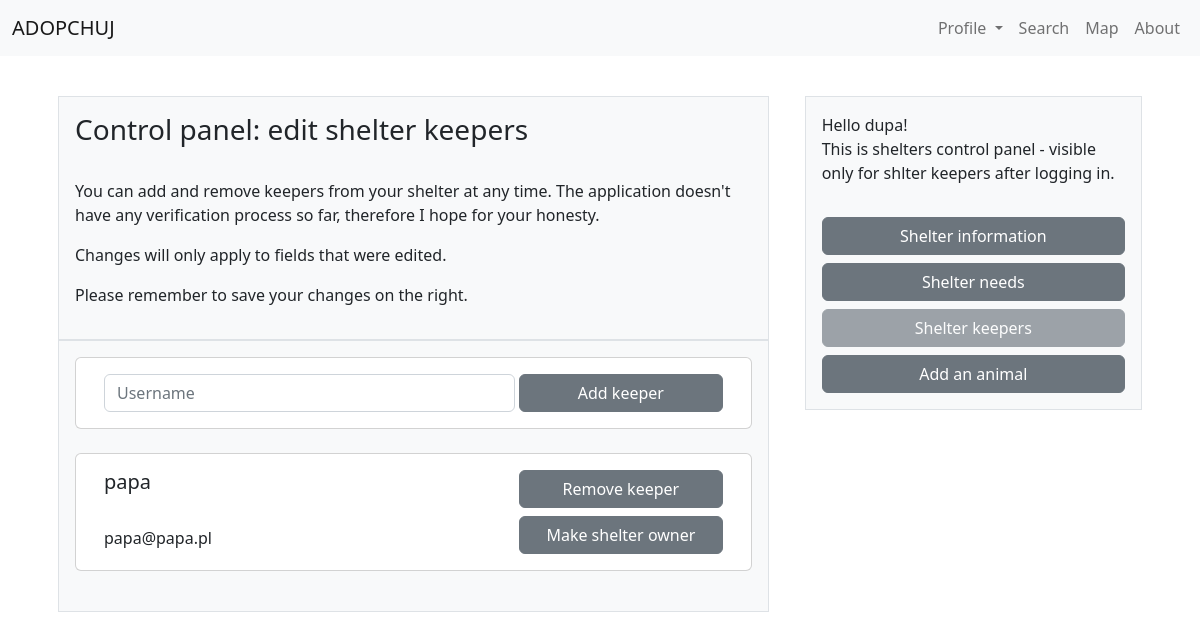
/shelterkeepers/6 (signed in), run on an earlier commit of the app's database.
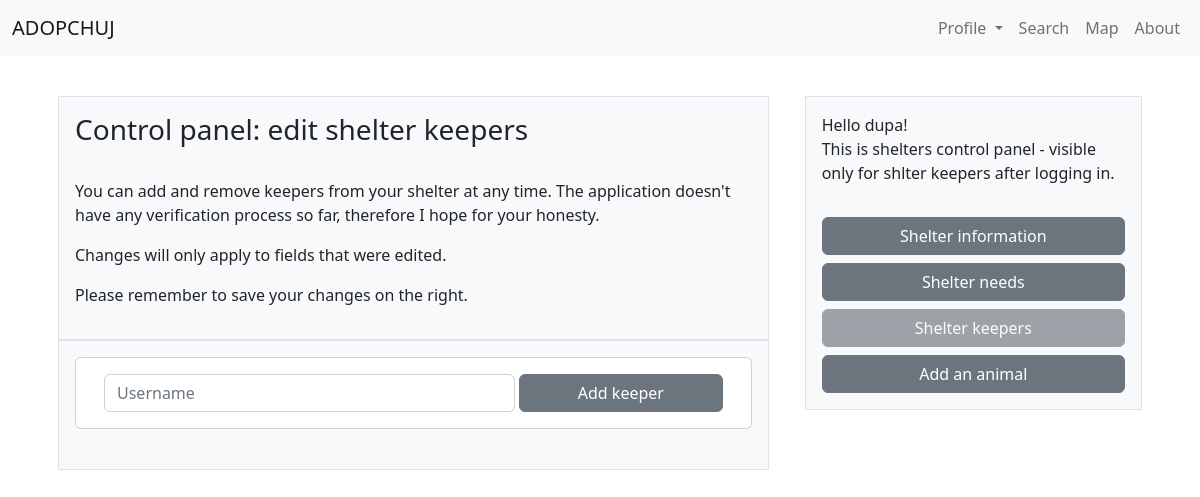
And on a later commit of the database.
### tables this page shows
CREATE TABLE keepers (
    username TEXT NOT NULL,
    shelter_id INTEGER NOT NULL,
    owner INTEGER DEFAULT "0" NOT NULL,
    FOREIGN KEY (username) REFERENCES users(username),
    FOREIGN KEY (shelter_id) REFERENCES shelters(id)
);

CREATE TABLE users (
    username TEXT PRIMARY KEY NOT NULL,
    con_email TEXT NOT NULL,
    password TEXT NOT NULL,
    name TEXT,
    surname TEXT,
    phone TEXT
);

### app.py (the view, shortened to what this page needs)
@app.route("/shelterkeepers/<shelter_id>", methods = ['GET', 'POST'])
@login_required
@keeper_required
def shelter_keepers_edit(shelter_id):
    shelter_info = get_shelter_info(shelter_id)
    keeper = session['user']
    db = {3: 'disabled'}
    shelter_keepers = get_keepers_info(shelter_id)
    return render_template("shelterkeepers.html", login = login_check(), keeper=keeper, shelter_info=shelter_info, db=db, shelter_keepers = shelter_keepers)

### helpers.py (called while the page is built)
def dict_factory(cursor, row):
    fields = [column[0] for column in cursor.description]
    return {key: value for key, value in zip(fields, row)}

def login_required(f):
    @wraps(f)
    def decorated_function(*args, **kwargs):
        if session.get("user") is None:
            return redirect("/login")
        return f(*args, **kwargs)
    return decorated_function

def keeper_required(f):
    @wraps(f)
    def decorated_function(*args, **kwargs):
        if shelter_check() == False:
            return redirect("/yourshelter")
        return f(*args, **kwargs)
    return decorated_function

def login_check():
    if "user" in session:
        return True
    else:
        return False

def shelter_check():
    con = sqlite3.connect("database.db")
    con.row_factory = dict_factory
    cur = con.cursor()
    try:
        cur.execute("SELECT * FROM keepers WHERE username = ?", (session['user'],))
        shelter_id = cur.fetchone()['shelter_id']
        con.close()
        return shelter_id
    except TypeError:
        con.close()
        return False
    except KeyError:
        con.close()
        return False

def get_shelter_info(shelter_id):
    con = sqlite3.connect("database.db")
    con.row_factory = dict_factory
    cur = con.cursor()
    cur.execute("SELECT * FROM shelters WHERE id = ?", (shelter_id,))
    shelter_info = cur.fetchone()
    con.close()
    return shelter_info

def get_shelter_keepers(shelter_id):
    con = sqlite3.connect("database.db")
    con.row_factory = dict_factory
    cur = con.cursor()
    cur.execute("SELECT username FROM keepers WHERE shelter_id = ?", (shelter_id,))
    shelter_keepers = cur.fetchall()
    con.close()
    return shelter_keepers

def get_profile_info(username):
    con = sqlite3.connect("database.db")
    con.row_factory = dict_factory
    cur = con.cursor()
    cur.execute("SELECT username, con_email, name, surname, phone FROM users WHERE username = ?", (username,))
    profile_info = cur.fetchone()
    con.close()
    return profile_info

def get_keepers_info(shelter_id):
    shelter_keepers = get_shelter_keepers(shelter_id)
    for keeper in shelter_keepers:
        keeper.update(get_profile_info(keeper['username']))
    return shelter_keepers

### templates/shelterkeepers.html (shortened to what this page needs)
{% extends "shelter_layout.html" %}
{% block shelter_head_title %}
    <h3>Control panel: edit shelter keepers</h3><br>
    <p>You can add and remove keepers from your shelter at any time. The application doesn't have any verification process so far, therefore I hope for your honesty.</p>
    <p>Changes will only apply to fields that were edited.</p>
    <p>Please remember to save your changes on the right.</p>
{% endblock %}
{% block shelter_head_content %}
    <div class="card">
        <div class="card-body">
            <div class="container">
                <div class="row gy-1 gx-1">
                    <div class="col-8">
                            <form action="/shelterkeepers/{{ shelter_info['id'] }}" method="post" id="addForm">
                                <input name="username" type="text" class="form-control" id="usernameInput" placeholder="Username">
                            </form>
                    </div>
                    <div class="col-4">
                        <div class="d-grid gap-2 align-middle">
                            <button type="submit" form="addForm" class="btn btn-secondary">Add keeper</button>
                        </div>
                    </div>
                </div>
            </div>
        </div>
    </div>
    <br>
    {% for keeper in shelter_keepers %}
        <div class="card">
            <div class="card-body">
                <div class="container">
                    <div class="row gy-1 gx-1">
                        <div class="col-8">
                            <h5 class="card-title">{{ keeper['username'] }}</h5>
                            <p class="card-text">
                                <br>
                                {{ keeper['con_email'] }}
                                <br>
                            </p>
                        </div>
                        <div class="col-4">
                            <div class="d-grid gap-2">
                                <a type="button" class="btn btn-secondary" href="/shelterkeepers/{{ shelter_info['id'] }}/delete/{{ keeper['username'] }}">Remove keeper</a>
                                <a type="button" class="btn btn-secondary" href="/shelterkeepers/{{ shelter_info['id'] }}/makeowner/{{ keeper['username'] }}">Make shelter owner</a>
                            </div>
                        </div>
                    </div>
                </div>
            </div>
        </div>
        <br>
    {% endfor %}
{% endblock %}
{% block shelter_side %}
    {% if keeper != None %}
        {% include "side_panel_keepers_db.html" %}
    {% endif %}
{% endblock %}

### templates/shelter_layout.html
{% extends "layout.html" %}
{% block body %}
    <br>
    <div class="container">
        <div class="row gy-1 gx-1">
            <div class="col-8">
                <div class="p-3">
                    <div class="container border bg-light p-3">
                        {% block shelter_head_title %}{% endblock %}
                    </div>
                    <div class="container border bg-light p-3">
                        {% block shelter_head_content %}{% endblock %}
                    </div>
                </div>
            </div>
            <div class="col-4">
                {% block shelter_side %}{% endblock %}
            </div>
        </div>
    </div>
{% endblock %}

### templates/layout.html (shortened to what this page needs)
<!DOCTYPE html>
<html lang="en">
    <head>
        <link href="static/styles.css" rel ="stylesheet">
        <link href="https://cdn.jsdelivr.net/npm/bootstrap@5.2.3/dist/css/bootstrap.min.css" rel="stylesheet">
        <link href="https://getbootstrap.com/docs/5.2/assets/css/docs.css" rel="stylesheet">
    </head>
    <body id="page-top">
        <nav class="navbar navbar-expand-lg bg-light">
            <div class="container-fluid">
                <a class="navbar-brand" href="/">ADOPCHUJ</a>
                <div class="collapse navbar-collapse" id="navbarSupportedContent">
                    <ul class="navbar-nav ms-auto mb-2 mb-lg-0">
                        <li class="nav-item dropdown">
                            <a class="nav-link dropdown-toggle" href="#" role="button" data-bs-toggle="dropdown" aria-expanded="false">
                                Profile
                            </a>
                        </li>
                        <li class="nav-item">
                            <a class="nav-link" href="#">Search</a>
                        </li>
                        <li class="nav-item">
                            <a class="nav-link" href="#">Map</a>
                        </li>
                        <li class="nav-item">
                            <a class="nav-link" href="#">About</a>
                        </li>
                    </ul>
                </div>
            </div>
        </nav>
        {% block body %}{% endblock %}
    </body>
</html>

### templates/side_panel_keepers_db.html
<div class="p-3">
    <div class="container border bg-light p-3">
        Hello {{ keeper }}!<br>
        This is shelters control panel - visible only for shlter keepers after logging in.
        <div class="d-grid gap-2">
            <br>
                <a type="button" class="btn btn-secondary {{ db[1] }}" href="/shelterinformation">Shelter information</a>
                <a type="button" class="btn btn-secondary {{ db[2] }}" href="/shelterneeds">Shelter needs</a>
                <a type="button" class="btn btn-secondary {{ db[3] }}" href="/shelterkeepers">Shelter keepers</a>
                <a type="button" class="btn btn-secondary {{ db[4] }}" href="/shelteranimal">Add an animal</a>
        </div>
    </div>
</div>

What changed in the data, as far as the page shows it:
removed keepers: username "papa", con_email "papa@papa.pl"
